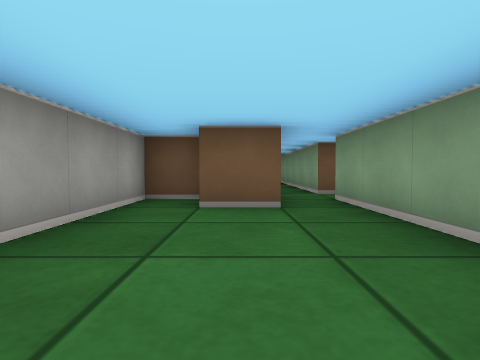
[1] (above)

12 first-person views from a walk through a cub3D level. The camera is about half as high as the walls, tilts 2° down and sees 80° across. The floor is counted in squares. Each view is taken from the middle of a square. On the plan, view 1 faces up. The plan holds only what a view shows up to about 9 squares ahead; the rest is blank. The place goes on beyond the plan.

[2]
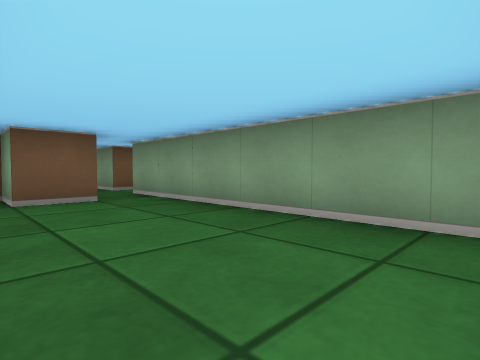

[3]
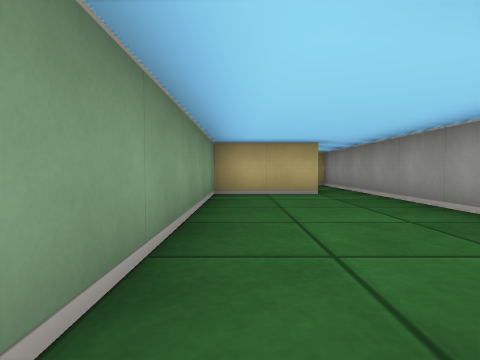

[4]
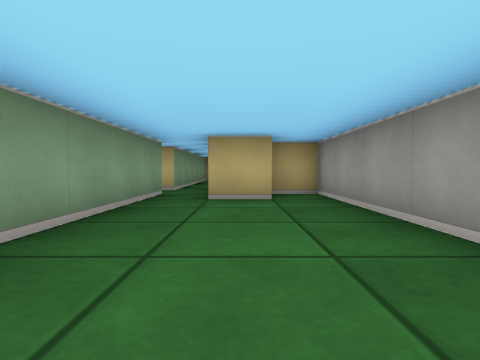

[5]
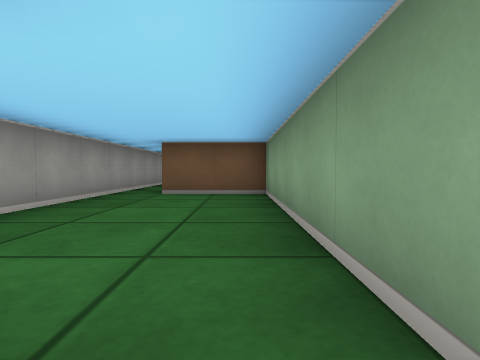

[6]
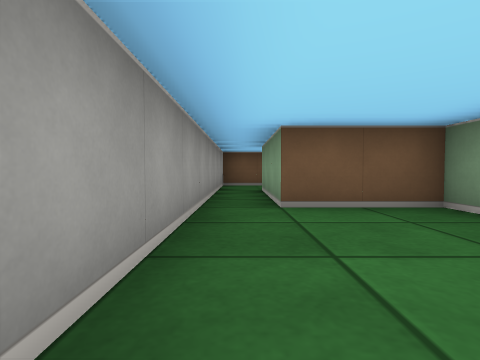

[7]
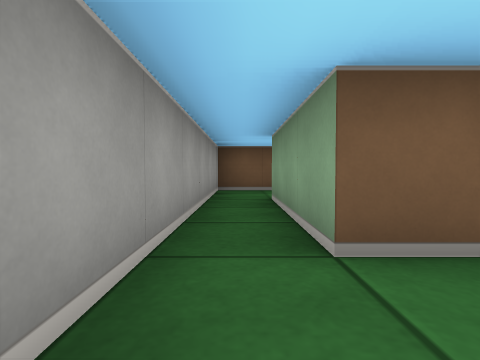

[8]
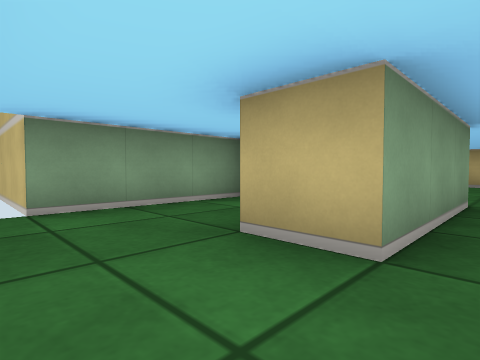

[9]
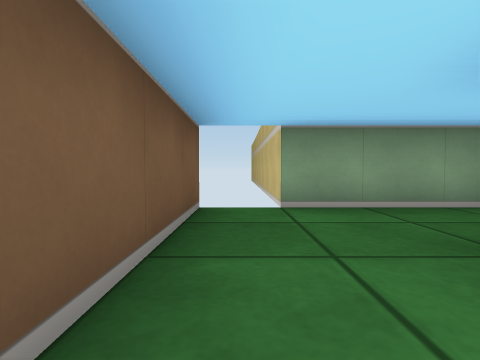

[10]
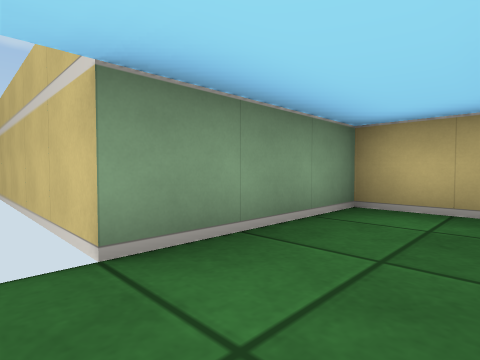

[11]
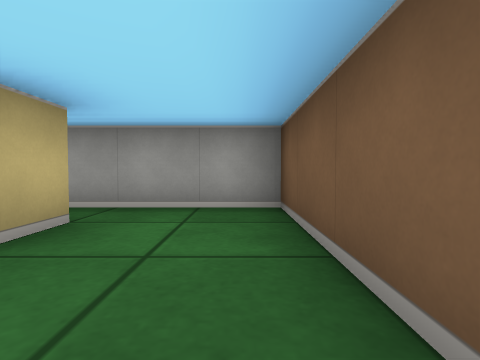

[12]
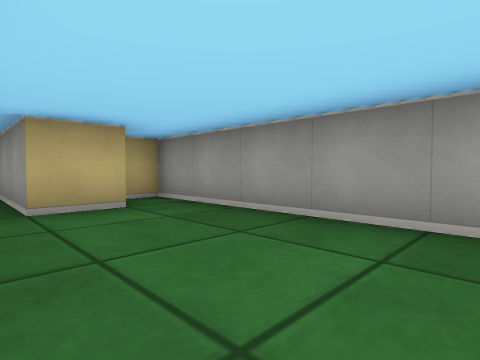

### Floor plan
Points are (right, up) in squares from view 1. A wall is a line through its corners. A room is listed if a view was taken in it or the views show most of it. See-through windows are left out.
Room 1 (views 1, 2, 3)
walls: (-0.5, -1.5) (1.5, -1.5) (1.5, 4.5); (0.6, 3.5) (-0.5, 3.5) (-0.5, 4.5) (-1.5, 4.5) (-1.5, -3.5)
ways out: opening at (1, 4) to room 2; opening at (-1, -2.5)
Room 2 (views 4, 5, 6, 7, 8, 9, 12)
walls: (-0.6, 6.5) (0.5, 6.5) (0.5, 4.1); (2, 5.5) (1.5, 5.5) (1.5, 11.5) (-0.5, 11.5) (-0.5, 14.5) (0.5, 14.5); (0.5, 16.5) (-1.5, 16.5) (-1.5, 5.5) (-0.5, 5.5)
ways out: opening at (1, 4) to room 1; opening at (0, 15.5) to room 3
Room 3 (views 10, 11)
walls: (2.5, 16.5) (0.5, 16.5); (1.2, 12.5) (2.5, 12.5) (2.5, 15.5)
ways out: opening at (0, 15.5) to room 2

Where each view was taken, in squares from view 1:
view 1: 0 up, 0 right, facing up
view 2: 1 down, 1 left, facing up-right
view 3: 4 up, 1 right, facing down
view 4: 11 up, 0 right, facing down
view 5: 6 up, 1 right, facing up
view 6: 8 up, 1 left, facing up
view 7: 10 up, 1 left, facing up
view 8: 16 up, 1 left, facing down-right
view 9: 16 up, 1 left, facing right
view 10: 16 up, 1 right, facing down-right
view 11: 16 up, 2 right, facing left
view 12: 10 up, 1 right, facing down-left
